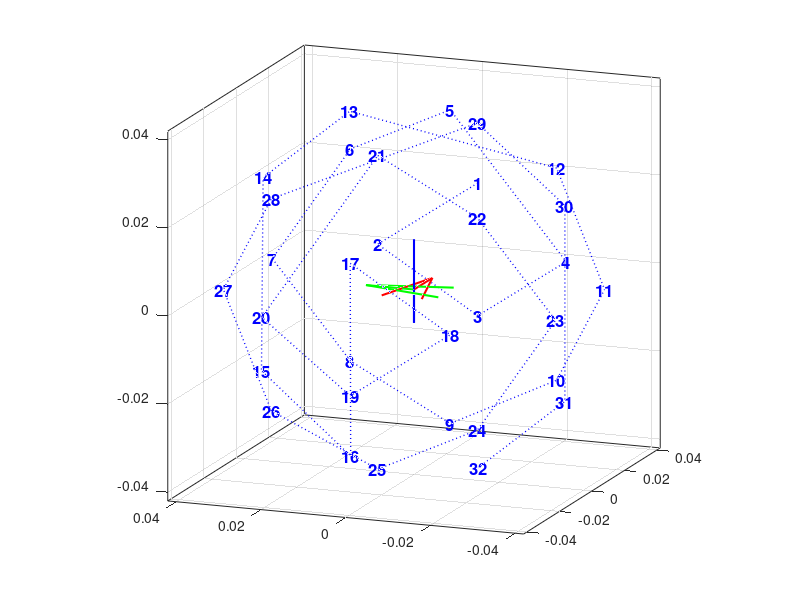

This figure's MATLAB source:
function [grid_pol, grid_cart] = getEigenmikeNodes(type, do_plot)
% Positions of mh acoustics Eigenmike spherical microphone array sensors 
% according to official documentation [1]. Suitable for rendering at
% spherical harmonics order 4.
% 
% Parameters
% ----------
% type: string
%       'rad' or 'deg' [default: 'deg'] 
% do_plot: bool
%       [default: true]
%  
% Returns
% -------
% grid_pol: array
%       [32 X 3] array of spherical coordinates in radians or degrees with
%                azimuth 0..360 (counterclockwise),
%                elevation +90..-90 (top to bottom) and
%                radius in meters
% grid_cart: array
%       [32 X 3] array of corresponding cartesian coordinates in meters
%
% References
% ----------
% [1] mh acoustics LLC, Eigenmike User Manual,
%     Version 2 Rev. C, Appendix 4.5:
%     https://mhacoustics.com/sites/default/files/EigenStudio%20User%20Manual%20R02C.pdf
%
% Changelog
% ---------
% 11/2019           Tim Luebeck, University of Applied Sciences Cologne,
%                   tim.luebeck@th-koeln.de
% 12/2019   v1.0.0  Hannes Helmholz, Chalmers University of Technology,
%                   hannes.helmholz@chalmers.se

    if nargin < 1, type = 'deg'; end
    if nargin < 2, do_plot = true; end
    
    if ~strcmpi(type, 'deg') && ~strcmpi(type, 'rad')
        error('Invalid polar coordinate type "%s", only "deg" or "rad" allowed.', type);
    end
    
    % radius provided in meters
    r_m = 0.042;
    
    % provided in azimuth and colatitude in degrees
    grid_pol_deg = [ ...
        0,   69; ...
        32,  90; ...
        0,   111; ...
        328, 90; ...
        0,   32; ...
        45,  55; ...
        69,  90; ...
        45,  125; ...
        0,   148; ...
        315, 125; ...
        291, 90; ...
        315, 55; ...
        91,  21; ...
        90,  58; ...
        90,  121; ...
        89,  159; ...
        180, 69; ...
        212, 90; ...
        180, 111; ...
        148, 90; ...
        180, 32; ...
        225, 55; ...
        249, 90; ...
        225, 125; ...
        180, 148; ...
        135, 125; ...
        111, 90; ...
        135, 55; ...
        269, 21; ...
        270, 58; ...
        270, 122; ...
        271, 159];
    
    % add radius provided in meters
    grid_pol_deg(:, 3) = r_m;
    
    % transform colatitude to elevation
    grid_pol_deg(:, 2) = 90 - grid_pol_deg(:, 2);
    
    % transform degrees to radians
    grid_pol_rad = (grid_pol_deg ./ 180) .* pi;

    grid_pol_rad(:, 3) = grid_pol_deg(:, 3);
    
    % transform spherical to cartesian
    [grid_cart(:, 1), grid_cart(:, 2), grid_cart(:, 3)] = sph2cart(...
        grid_pol_rad(:, 1), grid_pol_rad(:, 2), grid_pol_rad(:, 3));
    
    if do_plot
        figure();
        line(grid_cart(:, 1), grid_cart(:, 2), grid_cart(:, 3), ...
            'Color', 'b', 'LineStyle', ':', 'LineWidth', 1);
        text(grid_cart(:, 1), grid_cart(:, 2), grid_cart(:, 3), ...
            num2cell(1:size(grid_cart, 1)), ...
            'Color', 'b', 'FontSize', 12, 'FontWeight', 'Bold', ...
            'HorizontalAlignment', 'Center', 'VerticalAlignment', 'Middle');
        view(-69,14); % good viewing angle
        hold on; grid on; box on;
        quiver3(0,0,0,.3*r_m,0,0,'Color','r','LineWidth',1.5,'MaxHeadSize',1);
        quiver3(0,0,0,0,.3*r_m,0,'Color','g','LineWidth',1.5,'MaxHeadSize',1);
        quiver3(0,0,0,0,0,.3*r_m,'Color','b','LineWidth',1.5,'MaxHeadSize',1);
        axis equal; axis([-r_m, r_m, -r_m, r_m, -r_m, r_m]);
    end   
    
    % return
    if strcmpi(type,'deg')
        grid_pol = grid_pol_deg;
    else
        grid_pol = grid_pol_rad;
    end    
end
